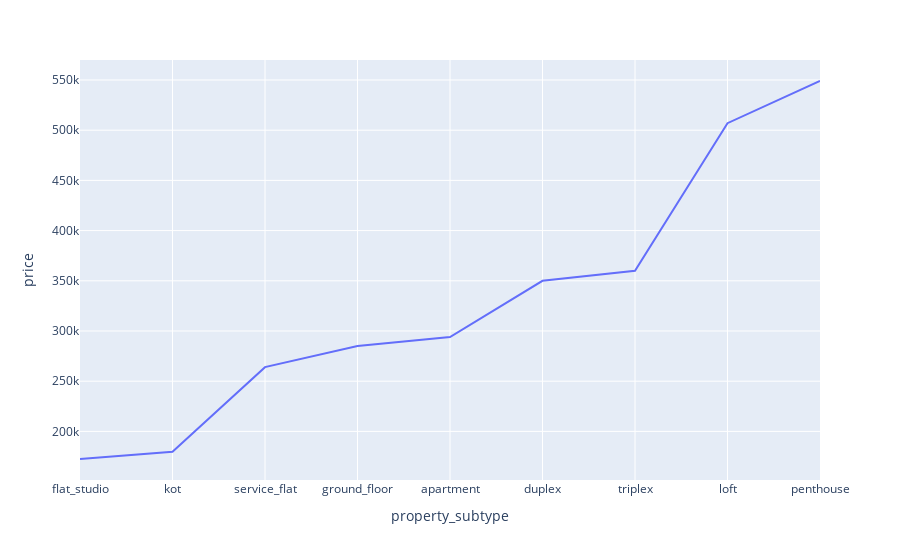

Write notebook code for a chart like this one.
### Code cell
px.line(median_price_apt,
       y = "price")

### Figure 1 — Plotly figure (JSON) as saved in the notebook; plotly's stock layout.template omitted (floating-point values rounded to 4 significant figures)
{"data": [{"hovertemplate": "property_subtype=%{x}<br>price=%{y}<extra></extra>", "legendgroup": "", "line": {"color": "#636efa", "dash": "solid"}, "marker": {"symbol": "circle"}, "mode": "lines", "name": "", "orientation": "v", "showlegend": false, "type": "scatter", "x": ["flat_studio", "kot", "service_flat", "ground_floor", "apartment", "duplex", "triplex", "loft", "penthouse"], "xaxis": "x", "y": [172500, 179750, 264000, 285000, 294000, 350000, 360000, 507000, 549000], "yaxis": "y"}], "layout": {"legend": {"tracegroupgap": 0}, "margin": {"t": 60}, "xaxis": {"anchor": "y", "domain": [0, 1], "title": {"text": "property_subtype"}}, "yaxis": {"anchor": "x", "domain": [0, 1], "title": {"text": "price"}}}}
